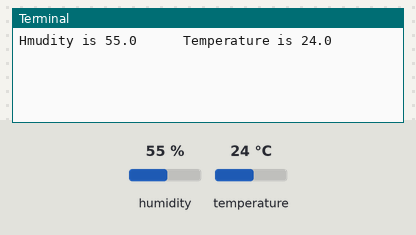
Bench run of a program on a simulated Raspberry Pi (BCM pin numbers). Shown: the last lines printed to the terminal. Inputs (shaded band) come from the test bench; at power-on: humidity 55 %, temperature 24 °C. Each call to the cloud database takes 0.3 s, and an entry nobody has set reads as its off value or as empty.

Above: at 1.2 s.
1.3 s: humidity set to 22 %
At 2.1 s:
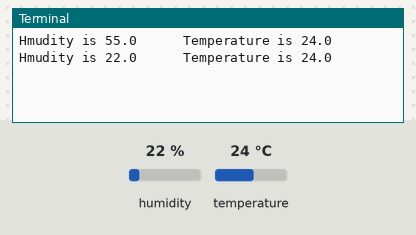
2.9 s: temperature set to 12 °C
At 2.9 s:
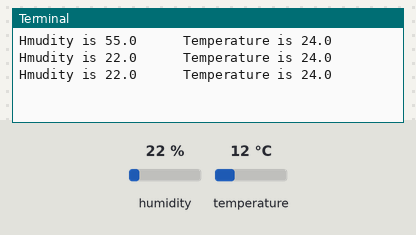
4.5 s: humidity set to 40 %
At 5.9 s:
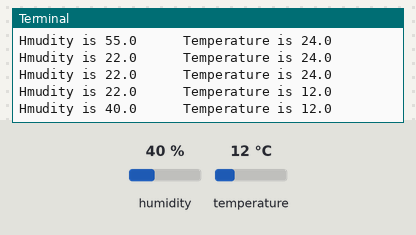
Timing chart, 0 to 7.5 s (numbered marks = the images above; inputs shaded):
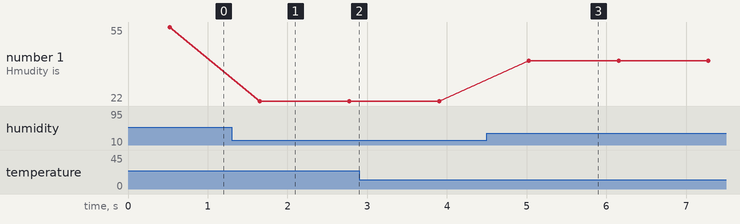

Measured:
- after the input at 1.3 s, the terminal: prints a new line after 0.35 s (image 1)
- after the input at 4.5 s, the terminal: prints a new line after 0.53 s (image 3)
- plotted number 1: 55 → 22 after the input at 1.3 s, 22 → 40 after the input at 4.5 s

The program:

DHT11.py
```python
import sys
import Adafruit_DHT
import time
from firebase import firebase
FBConn=firebase.FirebaseApplication("https://sensor-readings-142b2.firebaseio.com/")


sensor = 11
pin = 17

for ij in range(2000):
    humidity, temperature = Adafruit_DHT.read_retry(sensor, pin)
    hu=str(humidity)
    tem=str(temperature)
    print("Hmudity is "+hu+"      Temperature is "+tem)
    FBConn.put('https://sensor-readings-142b2.firebaseio.com',"Humidity",hu)
    FBConn.put('https://sensor-readings-142b2.firebaseio.com',"Temperature",tem)
```
